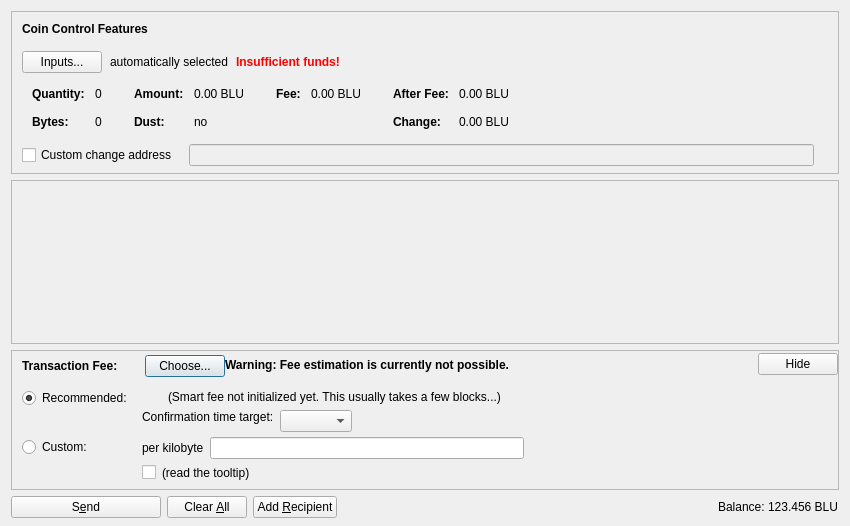
<?xml version="1.0" encoding="UTF-8"?>
<ui version="4.0">
 <class>SendCoinsDialog</class>
 <widget class="QDialog" name="SendCoinsDialog">
  <property name="geometry">
   <rect>
    <x>0</x>
    <y>0</y>
    <width>850</width>
    <height>526</height>
   </rect>
  </property>
  <property name="windowTitle">
   <string>Send Coins</string>
  </property>
  <layout class="QVBoxLayout" name="verticalLayout" stretch="0,1,0,0">
   <property name="bottomMargin">
    <number>8</number>
   </property>
   <item>
    <widget class="QFrame" name="frameCoinControl">
     <property name="sizePolicy">
      <sizepolicy hsizetype="Expanding" vsizetype="Expanding">
       <horstretch>0</horstretch>
       <verstretch>0</verstretch>
      </sizepolicy>
     </property>
     <property name="maximumSize">
      <size>
       <width>16777215</width>
       <height>16777215</height>
      </size>
     </property>
     <property name="frameShape">
      <enum>QFrame::StyledPanel</enum>
     </property>
     <property name="frameShadow">
      <enum>QFrame::Sunken</enum>
     </property>
     <layout class="QVBoxLayout" name="verticalLayoutCoinControl2">
      <property name="spacing">
       <number>0</number>
      </property>
      <property name="leftMargin">
       <number>0</number>
      </property>
      <property name="topMargin">
       <number>0</number>
      </property>
      <property name="rightMargin">
       <number>0</number>
      </property>
      <property name="bottomMargin">
       <number>6</number>
      </property>
      <item>
       <layout class="QVBoxLayout" name="verticalLayoutCoinControl" stretch="0,0,0,0,1">
        <property name="spacing">
         <number>0</number>
        </property>
        <property name="leftMargin">
         <number>10</number>
        </property>
        <property name="topMargin">
         <number>10</number>
        </property>
        <item>
         <layout class="QHBoxLayout" name="horizontalLayoutCoinControl1">
          <property name="bottomMargin">
           <number>15</number>
          </property>
          <item>
           <widget class="QLabel" name="labelCoinControlFeatures">
            <property name="sizePolicy">
             <sizepolicy hsizetype="Preferred" vsizetype="Maximum">
              <horstretch>0</horstretch>
              <verstretch>0</verstretch>
             </sizepolicy>
            </property>
            <property name="font">
             <font>
              <weight>75</weight>
              <bold>true</bold>
             </font>
            </property>
            <property name="styleSheet">
             <string notr="true">font-weight:bold;</string>
            </property>
            <property name="text">
             <string>Coin Control Features</string>
            </property>
           </widget>
          </item>
         </layout>
        </item>
        <item>
         <layout class="QHBoxLayout" name="horizontalLayoutCoinControl2" stretch="0,0,0,0">
          <property name="spacing">
           <number>8</number>
          </property>
          <property name="bottomMargin">
           <number>10</number>
          </property>
          <item>
           <widget class="QPushButton" name="pushButtonCoinControl">
            <property name="styleSheet">
             <string notr="true"/>
            </property>
            <property name="text">
             <string>Inputs...</string>
            </property>
            <property name="autoDefault">
             <bool>false</bool>
            </property>
           </widget>
          </item>
          <item>
           <widget class="QLabel" name="labelCoinControlAutomaticallySelected">
            <property name="text">
             <string>automatically selected</string>
            </property>
            <property name="margin">
             <number>5</number>
            </property>
           </widget>
          </item>
          <item>
           <widget class="QLabel" name="labelCoinControlInsuffFunds">
            <property name="font">
             <font>
              <weight>75</weight>
              <bold>true</bold>
             </font>
            </property>
            <property name="styleSheet">
             <string notr="true">color:red;font-weight:bold;</string>
            </property>
            <property name="text">
             <string>Insufficient funds!</string>
            </property>
            <property name="margin">
             <number>5</number>
            </property>
           </widget>
          </item>
          <item>
           <spacer name="horizontalSpacerCoinControl">
            <property name="orientation">
             <enum>Qt::Horizontal</enum>
            </property>
            <property name="sizeHint" stdset="0">
             <size>
              <width>40</width>
              <height>1</height>
             </size>
            </property>
           </spacer>
          </item>
         </layout>
        </item>
        <item>
         <widget class="QWidget" name="widgetCoinControl" native="true">
          <property name="sizePolicy">
           <sizepolicy hsizetype="Preferred" vsizetype="Preferred">
            <horstretch>0</horstretch>
            <verstretch>0</verstretch>
           </sizepolicy>
          </property>
          <property name="minimumSize">
           <size>
            <width>0</width>
            <height>0</height>
           </size>
          </property>
          <property name="styleSheet">
           <string notr="true"/>
          </property>
          <layout class="QHBoxLayout" name="horizontalLayoutCoinControl5">
           <property name="leftMargin">
            <number>0</number>
           </property>
           <property name="topMargin">
            <number>0</number>
           </property>
           <property name="rightMargin">
            <number>0</number>
           </property>
           <property name="bottomMargin">
            <number>0</number>
           </property>
           <item>
            <layout class="QHBoxLayout" name="horizontalLayoutCoinControl3" stretch="0,0,0,1">
             <property name="spacing">
              <number>20</number>
             </property>
             <property name="topMargin">
              <number>0</number>
             </property>
             <property name="bottomMargin">
              <number>10</number>
             </property>
             <item>
              <layout class="QFormLayout" name="formLayoutCoinControl1">
               <property name="horizontalSpacing">
                <number>10</number>
               </property>
               <property name="verticalSpacing">
                <number>14</number>
               </property>
               <property name="leftMargin">
                <number>10</number>
               </property>
               <property name="topMargin">
                <number>4</number>
               </property>
               <property name="rightMargin">
                <number>6</number>
               </property>
               <item row="0" column="0">
                <widget class="QLabel" name="labelCoinControlQuantityText">
                 <property name="font">
                  <font>
                   <weight>75</weight>
                   <bold>true</bold>
                  </font>
                 </property>
                 <property name="text">
                  <string>Quantity:</string>
                 </property>
                 <property name="margin">
                  <number>0</number>
                 </property>
                </widget>
               </item>
               <item row="0" column="1">
                <widget class="QLabel" name="labelCoinControlQuantity">
                 <property name="cursor">
                  <cursorShape>IBeamCursor</cursorShape>
                 </property>
                 <property name="contextMenuPolicy">
                  <enum>Qt::ActionsContextMenu</enum>
                 </property>
                 <property name="text">
                  <string notr="true">0</string>
                 </property>
                 <property name="margin">
                  <number>0</number>
                 </property>
                 <property name="textInteractionFlags">
                  <set>Qt::LinksAccessibleByMouse|Qt::TextSelectableByKeyboard|Qt::TextSelectableByMouse</set>
                 </property>
                </widget>
               </item>
               <item row="1" column="0">
                <widget class="QLabel" name="labelCoinControlBytesText">
                 <property name="font">
                  <font>
                   <weight>75</weight>
                   <bold>true</bold>
                  </font>
                 </property>
                 <property name="text">
                  <string>Bytes:</string>
                 </property>
                </widget>
               </item>
               <item row="1" column="1">
                <widget class="QLabel" name="labelCoinControlBytes">
                 <property name="cursor">
                  <cursorShape>IBeamCursor</cursorShape>
                 </property>
                 <property name="contextMenuPolicy">
                  <enum>Qt::ActionsContextMenu</enum>
                 </property>
                 <property name="text">
                  <string notr="true">0</string>
                 </property>
                 <property name="textInteractionFlags">
                  <set>Qt::LinksAccessibleByMouse|Qt::TextSelectableByKeyboard|Qt::TextSelectableByMouse</set>
                 </property>
                </widget>
               </item>
              </layout>
             </item>
             <item>
              <layout class="QFormLayout" name="formLayoutCoinControl2">
               <property name="horizontalSpacing">
                <number>10</number>
               </property>
               <property name="verticalSpacing">
                <number>14</number>
               </property>
               <property name="leftMargin">
                <number>6</number>
               </property>
               <property name="topMargin">
                <number>4</number>
               </property>
               <property name="rightMargin">
                <number>6</number>
               </property>
               <item row="0" column="0">
                <widget class="QLabel" name="labelCoinControlAmountText">
                 <property name="font">
                  <font>
                   <weight>75</weight>
                   <bold>true</bold>
                  </font>
                 </property>
                 <property name="text">
                  <string>Amount:</string>
                 </property>
                 <property name="margin">
                  <number>0</number>
                 </property>
                </widget>
               </item>
               <item row="0" column="1">
                <widget class="QLabel" name="labelCoinControlAmount">
                 <property name="cursor">
                  <cursorShape>IBeamCursor</cursorShape>
                 </property>
                 <property name="contextMenuPolicy">
                  <enum>Qt::ActionsContextMenu</enum>
                 </property>
                 <property name="text">
                  <string notr="true">0.00 BLU</string>
                 </property>
                 <property name="textInteractionFlags">
                  <set>Qt::LinksAccessibleByMouse|Qt::TextSelectableByKeyboard|Qt::TextSelectableByMouse</set>
                 </property>
                </widget>
               </item>
               <item row="1" column="0">
                <widget class="QLabel" name="labelCoinControlLowOutputText">
                 <property name="font">
                  <font>
                   <weight>75</weight>
                   <bold>true</bold>
                  </font>
                 </property>
                 <property name="text">
                  <string>Dust:</string>
                 </property>
                </widget>
               </item>
               <item row="1" column="1">
                <widget class="QLabel" name="labelCoinControlLowOutput">
                 <property name="cursor">
                  <cursorShape>IBeamCursor</cursorShape>
                 </property>
                 <property name="contextMenuPolicy">
                  <enum>Qt::ActionsContextMenu</enum>
                 </property>
                 <property name="text">
                  <string notr="true">no</string>
                 </property>
                 <property name="textInteractionFlags">
                  <set>Qt::LinksAccessibleByMouse|Qt::TextSelectableByKeyboard|Qt::TextSelectableByMouse</set>
                 </property>
                </widget>
               </item>
              </layout>
             </item>
             <item>
              <layout class="QFormLayout" name="formLayoutCoinControl3">
               <property name="horizontalSpacing">
                <number>10</number>
               </property>
               <property name="verticalSpacing">
                <number>14</number>
               </property>
               <property name="leftMargin">
                <number>6</number>
               </property>
               <property name="topMargin">
                <number>4</number>
               </property>
               <property name="rightMargin">
                <number>6</number>
               </property>
               <item row="0" column="0">
                <widget class="QLabel" name="labelCoinControlFeeText">
                 <property name="font">
                  <font>
                   <weight>75</weight>
                   <bold>true</bold>
                  </font>
                 </property>
                 <property name="text">
                  <string>Fee:</string>
                 </property>
                 <property name="margin">
                  <number>0</number>
                 </property>
                </widget>
               </item>
               <item row="0" column="1">
                <widget class="QLabel" name="labelCoinControlFee">
                 <property name="cursor">
                  <cursorShape>IBeamCursor</cursorShape>
                 </property>
                 <property name="contextMenuPolicy">
                  <enum>Qt::ActionsContextMenu</enum>
                 </property>
                 <property name="text">
                  <string notr="true">0.00 BLU</string>
                 </property>
                 <property name="textInteractionFlags">
                  <set>Qt::LinksAccessibleByMouse|Qt::TextSelectableByKeyboard|Qt::TextSelectableByMouse</set>
                 </property>
                </widget>
               </item>
              </layout>
             </item>
             <item>
              <layout class="QFormLayout" name="formLayoutCoinControl4">
               <property name="horizontalSpacing">
                <number>10</number>
               </property>
               <property name="verticalSpacing">
                <number>14</number>
               </property>
               <property name="leftMargin">
                <number>6</number>
               </property>
               <property name="topMargin">
                <number>4</number>
               </property>
               <property name="rightMargin">
                <number>6</number>
               </property>
               <item row="0" column="0">
                <widget class="QLabel" name="labelCoinControlAfterFeeText">
                 <property name="font">
                  <font>
                   <weight>75</weight>
                   <bold>true</bold>
                  </font>
                 </property>
                 <property name="text">
                  <string>After Fee:</string>
                 </property>
                 <property name="margin">
                  <number>0</number>
                 </property>
                </widget>
               </item>
               <item row="0" column="1">
                <widget class="QLabel" name="labelCoinControlAfterFee">
                 <property name="cursor">
                  <cursorShape>IBeamCursor</cursorShape>
                 </property>
                 <property name="contextMenuPolicy">
                  <enum>Qt::ActionsContextMenu</enum>
                 </property>
                 <property name="text">
                  <string notr="true">0.00 BLU</string>
                 </property>
                 <property name="textInteractionFlags">
                  <set>Qt::LinksAccessibleByMouse|Qt::TextSelectableByKeyboard|Qt::TextSelectableByMouse</set>
                 </property>
                </widget>
               </item>
               <item row="1" column="0">
                <widget class="QLabel" name="labelCoinControlChangeText">
                 <property name="font">
                  <font>
                   <weight>75</weight>
                   <bold>true</bold>
                  </font>
                 </property>
                 <property name="text">
                  <string>Change:</string>
                 </property>
                </widget>
               </item>
               <item row="1" column="1">
                <widget class="QLabel" name="labelCoinControlChange">
                 <property name="cursor">
                  <cursorShape>IBeamCursor</cursorShape>
                 </property>
                 <property name="contextMenuPolicy">
                  <enum>Qt::ActionsContextMenu</enum>
                 </property>
                 <property name="text">
                  <string notr="true">0.00 BLU</string>
                 </property>
                 <property name="textInteractionFlags">
                  <set>Qt::LinksAccessibleByMouse|Qt::TextSelectableByKeyboard|Qt::TextSelectableByMouse</set>
                 </property>
                </widget>
               </item>
              </layout>
             </item>
            </layout>
           </item>
          </layout>
         </widget>
        </item>
        <item>
         <layout class="QHBoxLayout" name="horizontalLayoutCoinControl4" stretch="0,0,0">
          <property name="spacing">
           <number>12</number>
          </property>
          <property name="sizeConstraint">
           <enum>QLayout::SetDefaultConstraint</enum>
          </property>
          <property name="topMargin">
           <number>5</number>
          </property>
          <property name="rightMargin">
           <number>5</number>
          </property>
          <item>
           <widget class="QCheckBox" name="checkBoxCoinControlChange">
            <property name="toolTip">
             <string>If this is activated, but the change address is empty or invalid, change will be sent to a newly generated address.</string>
            </property>
            <property name="text">
             <string>Custom change address</string>
            </property>
           </widget>
          </item>
          <item>
           <widget class="QValidatedLineEdit" name="lineEditCoinControlChange">
            <property name="enabled">
             <bool>false</bool>
            </property>
            <property name="sizePolicy">
             <sizepolicy hsizetype="Expanding" vsizetype="Fixed">
              <horstretch>0</horstretch>
              <verstretch>0</verstretch>
             </sizepolicy>
            </property>
           </widget>
          </item>
          <item>
           <widget class="QLabel" name="labelCoinControlChangeLabel">
            <property name="sizePolicy">
             <sizepolicy hsizetype="Preferred" vsizetype="Expanding">
              <horstretch>0</horstretch>
              <verstretch>0</verstretch>
             </sizepolicy>
            </property>
            <property name="minimumSize">
             <size>
              <width>0</width>
              <height>0</height>
             </size>
            </property>
            <property name="text">
             <string/>
            </property>
            <property name="margin">
             <number>3</number>
            </property>
           </widget>
          </item>
         </layout>
        </item>
        <item>
         <spacer name="verticalSpacerCoinControl">
          <property name="orientation">
           <enum>Qt::Vertical</enum>
          </property>
          <property name="sizeHint" stdset="0">
           <size>
            <width>800</width>
            <height>1</height>
           </size>
          </property>
         </spacer>
        </item>
       </layout>
      </item>
     </layout>
    </widget>
   </item>
   <item>
    <widget class="QScrollArea" name="scrollArea">
     <property name="widgetResizable">
      <bool>true</bool>
     </property>
     <widget class="QWidget" name="scrollAreaWidgetContents">
      <property name="geometry">
       <rect>
        <x>0</x>
        <y>0</y>
        <width>830</width>
        <height>104</height>
       </rect>
      </property>
      <layout class="QVBoxLayout" name="verticalLayout_2" stretch="0,1">
       <property name="leftMargin">
        <number>0</number>
       </property>
       <property name="topMargin">
        <number>0</number>
       </property>
       <property name="rightMargin">
        <number>0</number>
       </property>
       <property name="bottomMargin">
        <number>0</number>
       </property>
       <item>
        <layout class="QVBoxLayout" name="entries">
         <property name="spacing">
          <number>6</number>
         </property>
        </layout>
       </item>
       <item>
        <spacer name="verticalSpacer">
         <property name="orientation">
          <enum>Qt::Vertical</enum>
         </property>
         <property name="sizeHint" stdset="0">
          <size>
           <width>20</width>
           <height>40</height>
          </size>
         </property>
        </spacer>
       </item>
      </layout>
     </widget>
    </widget>
   </item>
   <item>
    <widget class="QFrame" name="frameFee">
     <property name="sizePolicy">
      <sizepolicy hsizetype="Expanding" vsizetype="Expanding">
       <horstretch>0</horstretch>
       <verstretch>0</verstretch>
      </sizepolicy>
     </property>
     <property name="maximumSize">
      <size>
       <width>16777215</width>
       <height>16777215</height>
      </size>
     </property>
     <property name="frameShape">
      <enum>QFrame::StyledPanel</enum>
     </property>
     <property name="frameShadow">
      <enum>QFrame::Sunken</enum>
     </property>
     <layout class="QVBoxLayout" name="verticalLayoutFee1">
      <property name="spacing">
       <number>0</number>
      </property>
      <property name="leftMargin">
       <number>0</number>
      </property>
      <property name="topMargin">
       <number>0</number>
      </property>
      <property name="rightMargin">
       <number>0</number>
      </property>
      <property name="bottomMargin">
       <number>0</number>
      </property>
      <item>
       <layout class="QVBoxLayout" name="verticalLayoutFee2" stretch="0,0,0">
        <property name="spacing">
         <number>0</number>
        </property>
        <property name="leftMargin">
         <number>10</number>
        </property>
        <property name="topMargin">
         <number>0</number>
        </property>
        <item>
         <layout class="QHBoxLayout" name="horizontalLayoutFee1">
          <property name="bottomMargin">
           <number>0</number>
          </property>
          <item>
           <layout class="QVBoxLayout" name="verticalLayoutFee7">
            <property name="spacing">
             <number>0</number>
            </property>
            <item>
             <spacer name="verticalSpacerSmartFee">
              <property name="orientation">
               <enum>Qt::Vertical</enum>
              </property>
              <property name="sizeType">
               <enum>QSizePolicy::Fixed</enum>
              </property>
              <property name="sizeHint" stdset="0">
               <size>
                <width>1</width>
                <height>4</height>
               </size>
              </property>
             </spacer>
            </item>
            <item>
             <layout class="QHBoxLayout" name="horizontalLayoutSmartFee">
              <property name="spacing">
               <number>10</number>
              </property>
              <item>
               <widget class="QLabel" name="labelFeeHeadline">
                <property name="sizePolicy">
                 <sizepolicy hsizetype="Preferred" vsizetype="Maximum">
                  <horstretch>0</horstretch>
                  <verstretch>0</verstretch>
                 </sizepolicy>
                </property>
                <property name="font">
                 <font>
                  <weight>75</weight>
                  <bold>true</bold>
                 </font>
                </property>
                <property name="styleSheet">
                 <string notr="true">font-weight:bold;</string>
                </property>
                <property name="text">
                 <string>Transaction Fee:</string>
                </property>
               </widget>
              </item>
              <item>
               <widget class="QLabel" name="labelFeeMinimized">
                <property name="text">
                 <string/>
                </property>
               </widget>
              </item>
              <item>
               <widget class="QPushButton" name="buttonChooseFee">
                <property name="text">
                 <string>Choose...</string>
                </property>
               </widget>
              </item>
             </layout>
            </item>
            <item>
             <spacer name="verticalSpacer_5">
              <property name="orientation">
               <enum>Qt::Vertical</enum>
              </property>
              <property name="sizeHint" stdset="0">
               <size>
                <width>1</width>
                <height>1</height>
               </size>
              </property>
             </spacer>
            </item>
           </layout>
          </item>
          <item>
           <widget class="QLabel" name="fallbackFeeWarningLabel">
            <property name="toolTip">
             <string>Using the fallbackfee can result in sending a transaction that will take several hours or days (or never) to confirm. Consider choosing your fee manually or wait until you have validated the complete chain.</string>
            </property>
            <property name="font">
            <font>
                <weight>75</weight>
                <bold>true</bold>
            </font>
            </property>
            <property name="text">
             <string>Warning: Fee estimation is currently not possible.</string>
            </property>
            <property name="wordWrap">
             <bool>false</bool>
            </property>
           </widget>
          </item>
          <item>
           <spacer name="horizontalSpacer_4">
            <property name="orientation">
             <enum>Qt::Horizontal</enum>
            </property>
            <property name="sizeType">
             <enum>QSizePolicy::MinimumExpanding</enum>
            </property>
            <property name="sizeHint" stdset="0">
             <size>
              <width>40</width>
              <height>20</height>
             </size>
            </property>
           </spacer>
          </item>
          <item>
           <widget class="QPushButton" name="buttonMinimizeFee">
            <property name="toolTip">
             <string>collapse fee-settings</string>
            </property>
            <property name="text">
             <string>Hide</string>
            </property>
           </widget>
          </item>
         </layout>
        </item>
        <item>
         <widget class="QFrame" name="frameFeeSelection">
          <layout class="QVBoxLayout" name="verticalLayoutFee12">
           <property name="spacing">
            <number>0</number>
           </property>
           <property name="leftMargin">
            <number>0</number>
           </property>
           <property name="topMargin">
            <number>0</number>
           </property>
           <property name="rightMargin">
            <number>0</number>
           </property>
           <property name="bottomMargin">
            <number>0</number>
           </property>
           <item>
            <layout class="QGridLayout" name="gridLayoutFee">
             <property name="topMargin">
              <number>10</number>
             </property>
             <property name="bottomMargin">
              <number>4</number>
             </property>
             <property name="horizontalSpacing">
              <number>10</number>
             </property>
             <property name="verticalSpacing">
              <number>4</number>
             </property>
             <item row="1" column="1">
              <layout class="QVBoxLayout" name="verticalLayoutFee8">
               <property name="spacing">
                <number>6</number>
               </property>
               <item>
                <layout class="QHBoxLayout" name="horizontalLayoutFee13">
                 <item>
                  <widget class="QLabel" name="labelCustomPerKilobyte">
                   <property name="toolTip">
                    <string>If the custom fee is set to 1000 satoshis and the transaction is only 250 bytes, then &quot;per kilobyte&quot; only pays 250 satoshis in fee, while &quot;total at least&quot; pays 1000 satoshis. For transactions bigger than a kilobyte both pay by kilobyte.</string>
                   </property>
                   <property name="text">
                    <string>per kilobyte</string>
                   </property>
                  </widget>
                 </item>
                 <item>
                  <widget class="BitcoinAmountField" name="customFee"/>
                 </item>
                 <item>
                  <spacer name="horizontalSpacer_6">
                   <property name="orientation">
                    <enum>Qt::Horizontal</enum>
                   </property>
                   <property name="sizeHint" stdset="0">
                    <size>
                     <width>1</width>
                     <height>1</height>
                    </size>
                   </property>
                  </spacer>
                 </item>
                </layout>
               </item>
               <item>
                <layout class="QHBoxLayout" name="horizontalLayoutFee8">
                 <item>
                  <widget class="QCheckBox" name="checkBoxMinimumFee">
                   <property name="toolTip">
                    <string>Paying only the minimum fee is just fine as long as there is less transaction volume than space in the blocks. But be aware that this can end up in a never confirming transaction once there is more demand for bluecoin transactions than the network can process.</string>
                   </property>
                   <property name="text">
                    <string/>
                   </property>
                  </widget>
                 </item>
                 <item>
                  <widget class="QLabel" name="labelMinFeeWarning">
                   <property name="enabled">
                    <bool>true</bool>
                   </property>
                   <property name="toolTip">
                    <string>Paying only the minimum fee is just fine as long as there is less transaction volume than space in the blocks. But be aware that this can end up in a never confirming transaction once there is more demand for bluecoin transactions than the network can process.</string>
                   </property>
                   <property name="text">
                    <string>(read the tooltip)</string>
                   </property>
                   <property name="margin">
                    <number>5</number>
                   </property>
                  </widget>
                 </item>
                 <item>
                  <spacer name="horizontalSpacer_2">
                   <property name="orientation">
                    <enum>Qt::Horizontal</enum>
                   </property>
                   <property name="sizeHint" stdset="0">
                    <size>
                     <width>1</width>
                     <height>1</height>
                    </size>
                   </property>
                  </spacer>
                 </item>
                </layout>
               </item>
              </layout>
             </item>
             <item row="0" column="0">
              <layout class="QVBoxLayout" name="verticalLayoutFee4" stretch="0,1">
               <item>
                <widget class="QRadioButton" name="radioSmartFee">
                 <property name="text">
                  <string>Recommended:</string>
                 </property>
                 <property name="checked">
                  <bool>true</bool>
                 </property>
                 <attribute name="buttonGroup">
                  <string notr="true">groupFee</string>
                 </attribute>
                </widget>
               </item>
               <item>
                <spacer name="verticalSpacer_2">
                 <property name="orientation">
                  <enum>Qt::Vertical</enum>
                 </property>
                 <property name="sizeHint" stdset="0">
                  <size>
                   <width>1</width>
                   <height>1</height>
                  </size>
                 </property>
                </spacer>
               </item>
              </layout>
             </item>
             <item row="1" column="0">
              <layout class="QVBoxLayout" name="verticalLayoutFee9" stretch="0,1">
               <item>
                <widget class="QRadioButton" name="radioCustomFee">
                 <property name="text">
                  <string>Custom:</string>
                 </property>
                 <attribute name="buttonGroup">
                  <string notr="true">groupFee</string>
                 </attribute>
                </widget>
               </item>
               <item>
                <spacer name="verticalSpacer_6">
                 <property name="orientation">
                  <enum>Qt::Vertical</enum>
                 </property>
                 <property name="sizeHint" stdset="0">
                  <size>
                   <width>1</width>
                   <height>1</height>
                  </size>
                 </property>
                </spacer>
               </item>
              </layout>
             </item>
             <item row="0" column="1">
              <layout class="QVBoxLayout" name="verticalLayoutFee3" stretch="0,0,1">
               <property name="spacing">
                <number>6</number>
               </property>
               <property name="topMargin">
                <number>2</number>
               </property>
               <item>
                <layout class="QHBoxLayout" name="horizontalLayoutFee12">
                 <item>
                  <widget class="QLabel" name="labelSmartFee">
                   <property name="text">
                    <string/>
                   </property>
                   <property name="margin">
                    <number>2</number>
                   </property>
                  </widget>
                 </item>
                 <item>
                  <widget class="QLabel" name="labelFeeEstimation">
                   <property name="text">
                    <string/>
                   </property>
                  </widget>
                 </item>
                 <item>
                  <widget class="QLabel" name="labelSmartFee2">
                   <property name="text">
                    <string>(Smart fee not initialized yet. This usually takes a few blocks...)</string>
                   </property>
                   <property name="margin">
                    <number>2</number>
                   </property>
                  </widget>
                 </item>
                 <item>
                  <spacer name="horizontalSpacer_5">
                   <property name="orientation">
                    <enum>Qt::Horizontal</enum>
                   </property>
                   <property name="sizeHint" stdset="0">
                    <size>
                     <width>1</width>
                     <height>1</height>
                    </size>
                   </property>
                  </spacer>
                 </item>
                </layout>
               </item>
               <item>
                <layout class="QHBoxLayout" name="horizontalLayoutFee9">
                 <item>
                  <layout class="QVBoxLayout" name="verticalLayoutFee6">
                   <item>
                    <widget class="QLabel" name="labelSmartFee3">
                     <property name="text">
                      <string>Confirmation time target:</string>
                     </property>
                     <property name="margin">
                      <number>2</number>
                     </property>
                    </widget>
                   </item>
                   <item>
                    <spacer name="verticalSpacer_3">
                     <property name="orientation">
                      <enum>Qt::Vertical</enum>
                     </property>
                     <property name="sizeHint" stdset="0">
                      <size>
                       <width>1</width>
                       <height>1</height>
                      </size>
                     </property>
                    </spacer>
                   </item>
                  </layout>
                 </item>
                 <item>
                  <layout class="QVBoxLayout" name="verticalLayoutFee5">
                   <property name="rightMargin">
                    <number>30</number>
                   </property>
                   <item>
                    <layout class="QHBoxLayout" name="horizontalLayoutConfTarget">
                     <property name="bottomMargin">
                      <number>0</number>
                     </property>
                     <item>
                      <widget class="QComboBox" name="confTargetSelector"/>
                     </item>
                     <item>
                      <spacer name="horizontalSpacerConfTarget">
                       <property name="orientation">
                        <enum>Qt::Horizontal</enum>
                       </property>
                       <property name="sizeHint" stdset="0">
                        <size>
                         <width>40</width>
                         <height>20</height>
                        </size>
                       </property>
                      </spacer>
                     </item>
                    </layout>
                   </item>
                  </layout>
                 </item>
                </layout>
               </item>
               <item>
                <spacer name="verticalSpacer_4">
                 <property name="orientation">
                  <enum>Qt::Vertical</enum>
                 </property>
                 <property name="sizeHint" stdset="0">
                  <size>
                   <width>1</width>
                   <height>1</height>
                  </size>
                 </property>
                </spacer>
               </item>
              </layout>
             </item>
            </layout>
           </item>
          </layout>
         </widget>
        </item>
        <item>
         <spacer name="verticalSpacerFee">
          <property name="orientation">
           <enum>Qt::Vertical</enum>
          </property>
          <property name="sizeHint" stdset="0">
           <size>
            <width>40</width>
            <height>5</height>
           </size>
          </property>
         </spacer>
        </item>
       </layout>
      </item>
     </layout>
    </widget>
   </item>
   <item>
    <layout class="QHBoxLayout" name="horizontalLayout">
     <item>
      <widget class="QPushButton" name="sendButton">
       <property name="minimumSize">
        <size>
         <width>150</width>
         <height>0</height>
        </size>
       </property>
       <property name="toolTip">
        <string>Confirm the send action</string>
       </property>
       <property name="text">
        <string>S&amp;end</string>
       </property>
       <property name="icon">
        <iconset resource="../bitcoin.qrc">
         <normaloff>:/icons/send</normaloff>:/icons/send</iconset>
       </property>
       <property name="autoDefault">
        <bool>false</bool>
       </property>
       <property name="default">
        <bool>false</bool>
       </property>
      </widget>
     </item>
     <item>
      <widget class="QPushButton" name="clearButton">
       <property name="sizePolicy">
        <sizepolicy hsizetype="Minimum" vsizetype="Fixed">
         <horstretch>0</horstretch>
         <verstretch>0</verstretch>
        </sizepolicy>
       </property>
       <property name="toolTip">
        <string>Clear all fields of the form.</string>
       </property>
       <property name="text">
        <string>Clear &amp;All</string>
       </property>
       <property name="icon">
        <iconset resource="../bitcoin.qrc">
         <normaloff>:/icons/remove</normaloff>:/icons/remove</iconset>
       </property>
       <property name="autoDefault">
        <bool>false</bool>
       </property>
      </widget>
     </item>
     <item>
      <widget class="QPushButton" name="addButton">
       <property name="toolTip">
        <string>Send to multiple recipients at once</string>
       </property>
       <property name="text">
        <string>Add &amp;Recipient</string>
       </property>
       <property name="icon">
        <iconset resource="../bitcoin.qrc">
         <normaloff>:/icons/add</normaloff>:/icons/add</iconset>
       </property>
       <property name="autoDefault">
        <bool>false</bool>
       </property>
      </widget>
     </item>
     <item>
      <spacer name="horizontalSpacer">
       <property name="orientation">
        <enum>Qt::Horizontal</enum>
       </property>
       <property name="sizeHint" stdset="0">
        <size>
         <width>40</width>
         <height>20</height>
        </size>
       </property>
      </spacer>
     </item>
     <item>
      <layout class="QHBoxLayout" name="horizontalLayout_2">
       <property name="spacing">
        <number>3</number>
       </property>
       <item>
        <widget class="QLabel" name="label">
         <property name="sizePolicy">
          <sizepolicy hsizetype="Preferred" vsizetype="Fixed">
           <horstretch>0</horstretch>
           <verstretch>0</verstretch>
          </sizepolicy>
         </property>
         <property name="text">
          <string>Balance:</string>
         </property>
        </widget>
       </item>
       <item>
        <widget class="QLabel" name="labelBalance">
         <property name="sizePolicy">
          <sizepolicy hsizetype="Preferred" vsizetype="Fixed">
           <horstretch>0</horstretch>
           <verstretch>0</verstretch>
          </sizepolicy>
         </property>
         <property name="cursor">
          <cursorShape>IBeamCursor</cursorShape>
         </property>
         <property name="text">
          <string notr="true">123.456 BLU</string>
         </property>
         <property name="textInteractionFlags">
          <set>Qt::LinksAccessibleByMouse|Qt::TextSelectableByKeyboard|Qt::TextSelectableByMouse</set>
         </property>
        </widget>
       </item>
      </layout>
     </item>
    </layout>
   </item>
  </layout>
 </widget>
 <customwidgets>
  <customwidget>
   <class>QValidatedLineEdit</class>
   <extends>QLineEdit</extends>
   <header>qvalidatedlineedit.h</header>
  </customwidget>
  <customwidget>
   <class>BitcoinAmountField</class>
   <extends>QLineEdit</extends>
   <header>bitcoinamountfield.h</header>
   <container>1</container>
  </customwidget>
 </customwidgets>
 <resources>
  <include location="../bitcoin.qrc"/>
 </resources>
 <connections/>
 <buttongroups>
  <buttongroup name="groupFee"/>
 </buttongroups>
</ui>
